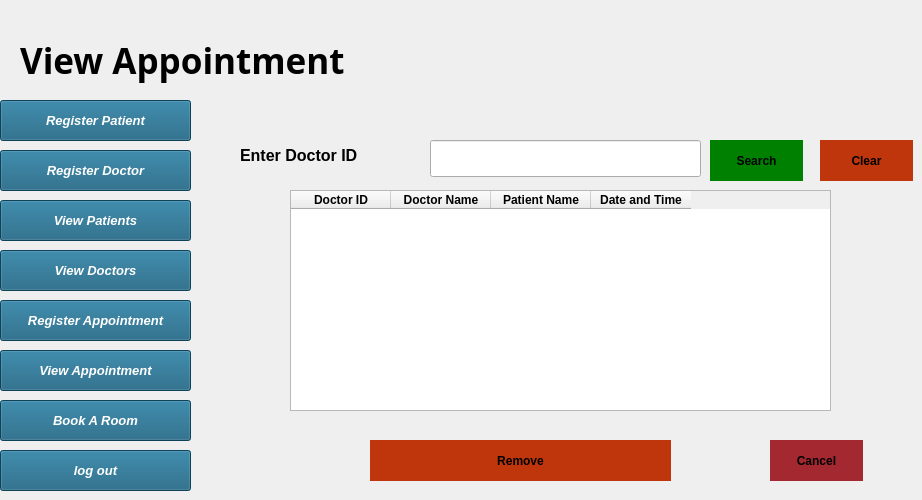
    <widget class="QWidget" name="page_22">
     <widget class="QLabel" name="label_registerdoctor_3">
      <property name="geometry">
       <rect>
        <x>20</x>
        <y>30</y>
        <width>351</width>
        <height>61</height>
       </rect>
      </property>
      <property name="font">
       <font>
        <family>Modern No. 20</family>
        <pointsize>26</pointsize>
        <italic>false</italic>
        <bold>true</bold>
       </font>
      </property>
      <property name="styleSheet">
       <string notr="true"/>
      </property>
      <property name="text">
       <string>View Appointment</string>
      </property>
     </widget>
     <widget class="QPushButton" name="pushButton_search_viewappointment">
      <property name="geometry">
       <rect>
        <x>710</x>
        <y>140</y>
        <width>93</width>
        <height>41</height>
       </rect>
      </property>
      <property name="font">
       <font>
        <pointsize>9</pointsize>
        <italic>false</italic>
        <bold>true</bold>
       </font>
      </property>
      <property name="styleSheet">
       <string notr="true">QPushButton {
    background-color: GREEN;
    color: black;
    border: none;
}

QPushButton:hover {
    background-color: GREEN;
    color: black;
}
</string>
      </property>
      <property name="text">
       <string>Search</string>
      </property>
     </widget>
     <widget class="QLabel" name="label_enterpatientid_viewpatient_3">
      <property name="geometry">
       <rect>
        <x>240</x>
        <y>140</y>
        <width>172</width>
        <height>31</height>
       </rect>
      </property>
      <property name="font">
       <font>
        <pointsize>12</pointsize>
        <italic>false</italic>
        <bold>true</bold>
       </font>
      </property>
      <property name="styleSheet">
       <string notr="true">QLabel {
    color: black;
}
</string>
      </property>
      <property name="text">
       <string>Enter Doctor ID</string>
      </property>
     </widget>
     <widget class="QPushButton" name="pushButton_clear_viewappointment">
      <property name="geometry">
       <rect>
        <x>820</x>
        <y>140</y>
        <width>93</width>
        <height>41</height>
       </rect>
      </property>
      <property name="font">
       <font>
        <pointsize>9</pointsize>
        <italic>false</italic>
        <bold>true</bold>
       </font>
      </property>
      <property name="styleSheet">
       <string notr="true">QPushButton {
    background-color: #BF360C;
    color: black;
    border: none;
}

QPushButton:hover {
    background-color:  #BF360C;
    color: black;
}
</string>
      </property>
      <property name="text">
       <string>Clear</string>
      </property>
     </widget>
     <widget class="QLineEdit" name="lineEdit_enterdoctorid_viewappointment">
      <property name="geometry">
       <rect>
        <x>430</x>
        <y>140</y>
        <width>271</width>
        <height>37</height>
       </rect>
      </property>
      <property name="font">
       <font>
        <pointsize>14</pointsize>
        <italic>false</italic>
        <bold>false</bold>
       </font>
      </property>
      <property name="text">
       <string/>
      </property>
     </widget>
     <widget class="QPushButton" name="pushButton_cancel_viewappointment">
      <property name="geometry">
       <rect>
        <x>770</x>
        <y>440</y>
        <width>93</width>
        <height>41</height>
       </rect>
      </property>
      <property name="font">
       <font>
        <pointsize>9</pointsize>
        <italic>false</italic>
        <bold>true</bold>
       </font>
      </property>
      <property name="styleSheet">
       <string notr="true">QPushButton {
    background-color: #A3282F;
    color: black;
    border: none;
}

QPushButton:hover {
    background-color: #A3282F;
    color: black;
}
</string>
      </property>
      <property name="text">
       <string>Cancel</string>
      </property>
     </widget>
     <widget class="QPushButton" name="pushButton_remove_viewappointment">
      <property name="geometry">
       <rect>
        <x>370</x>
        <y>440</y>
        <width>301</width>
        <height>41</height>
       </rect>
      </property>
      <property name="font">
       <font>
        <pointsize>9</pointsize>
        <italic>false</italic>
        <bold>true</bold>
       </font>
      </property>
      <property name="styleSheet">
       <string notr="true">QPushButton {
    background-color: #BF360C;
    color: black;
    border: none;
}

QPushButton:hover {
    background-color:  #BF360C;
    color: black;
}
</string>
      </property>
      <property name="text">
       <string>Remove</string>
      </property>
     </widget>
     <widget class="QTableWidget" name="tableWidget_appointments">
      <property name="geometry">
       <rect>
        <x>290</x>
        <y>190</y>
        <width>541</width>
        <height>221</height>
       </rect>
      </property>
      <property name="minimumSize">
       <size>
        <width>0</width>
        <height>0</height>
       </size>
      </property>
      <column>
       <property name="text">
        <string>Doctor ID</string>
       </property>
       <property name="font">
        <font>
         <pointsize>9</pointsize>
         <bold>true</bold>
         <kerning>true</kerning>
        </font>
       </property>
      </column>
      <column>
       <property name="text">
        <string>Doctor Name</string>
       </property>
       <property name="font">
        <font>
         <bold>true</bold>
        </font>
       </property>
      </column>
      <column>
       <property name="text">
        <string>Patient Name</string>
       </property>
       <property name="font">
        <font>
         <bold>true</bold>
        </font>
       </property>
      </column>
      <column>
       <property name="text">
        <string>Date and Time</string>
       </property>
       <property name="font">
        <font>
         <bold>true</bold>
        </font>
       </property>
      </column>
     </widget>
     <widget class="QPushButton" name="pushButton_viewappointment_20">
      <property name="geometry">
       <rect>
        <x>0</x>
        <y>350</y>
        <width>191</width>
        <height>41</height>
       </rect>
      </property>
      <property name="font">
       <font>
        <pointsize>10</pointsize>
        <italic>true</italic>
        <bold>true</bold>
       </font>
      </property>
      <property name="styleSheet">
       <string notr="true">QPushButton{
background: #145C7C;
color:white;
}


QPushButton:hover {
    background-color:  #BF360C;
    color: black;
}
</string>
      </property>
      <property name="text">
       <string>View Appointment</string>
      </property>
     </widget>
     <widget class="QPushButton" name="pushButton_registerpatient_24">
      <property name="geometry">
       <rect>
        <x>0</x>
        <y>100</y>
        <width>191</width>
        <height>41</height>
       </rect>
      </property>
      <property name="font">
       <font>
        <pointsize>10</pointsize>
        <italic>true</italic>
        <bold>true</bold>
       </font>
      </property>
      <property name="styleSheet">
       <string notr="true">QPushButton{
background: #145C7C;
color:white;
}


QPushButton:hover {
    background-color:  #BF360C;
    color: black;
}
</string>
      </property>
      <property name="text">
       <string>Register Patient</string>
      </property>
     </widget>
     <widget class="QPushButton" name="pushButton_registerdoctor_24">
      <property name="geometry">
       <rect>
        <x>0</x>
        <y>150</y>
        <width>191</width>
        <height>41</height>
       </rect>
      </property>
      <property name="font">
       <font>
        <pointsize>10</pointsize>
        <italic>true</italic>
        <bold>true</bold>
       </font>
      </property>
      <property name="styleSheet">
       <string notr="true">QPushButton{
background: #145C7C;
color:white;
}


QPushButton:hover {
    background-color:  #BF360C;
    color: black;
}
</string>
      </property>
      <property name="text">
       <string>Register Doctor</string>
      </property>
     </widget>
     <widget class="QPushButton" name="pushButton_bookaroom_20">
      <property name="geometry">
       <rect>
        <x>0</x>
        <y>400</y>
        <width>191</width>
        <height>41</height>
       </rect>
      </property>
      <property name="font">
       <font>
        <pointsize>10</pointsize>
        <italic>true</italic>
        <bold>true</bold>
       </font>
      </property>
      <property name="styleSheet">
       <string notr="true">QPushButton{
background: #145C7C;
color:white;
}


QPushButton:hover {
    background-color:  #BF360C;
    color: black;
}
</string>
      </property>
      <property name="text">
       <string>Book A Room</string>
      </property>
     </widget>
     <widget class="QPushButton" name="pushButton_removepatient_24">
      <property name="geometry">
       <rect>
        <x>0</x>
        <y>200</y>
        <width>191</width>
        <height>41</height>
       </rect>
      </property>
      <property name="font">
       <font>
        <pointsize>10</pointsize>
        <italic>true</italic>
        <bold>true</bold>
       </font>
      </property>
      <property name="styleSheet">
       <string notr="true">QPushButton{
background: #145C7C;
color:white;
}


QPushButton:hover {
    background-color:  #BF360C;
    color: black;
}
</string>
      </property>
      <property name="text">
       <string>View Patients</string>
      </property>
     </widget>
     <widget class="QPushButton" name="pushButton_bookappointment_24">
      <property name="geometry">
       <rect>
        <x>0</x>
        <y>300</y>
        <width>191</width>
        <height>41</height>
       </rect>
      </property>
      <property name="font">
       <font>
        <pointsize>10</pointsize>
        <italic>true</italic>
        <bold>true</bold>
       </font>
      </property>
      <property name="styleSheet">
       <string notr="true">QPushButton{
background: #145C7C;
color:white;
}


QPushButton:hover {
    background-color:  #BF360C;
    color: black;
}
</string>
      </property>
      <property name="text">
       <string>Register Appointment</string>
      </property>
     </widget>
     <widget class="QPushButton" name="pushbutton_logout_22">
      <property name="geometry">
       <rect>
        <x>0</x>
        <y>450</y>
        <width>191</width>
        <height>41</height>
       </rect>
      </property>
      <property name="font">
       <font>
        <pointsize>10</pointsize>
        <italic>true</italic>
        <bold>true</bold>
       </font>
      </property>
      <property name="styleSheet">
       <string notr="true">QPushButton{
background: #145C7C;
color:white;
}


QPushButton:hover {
    background-color:  #BF360C;
    color: black;
}
</string>
      </property>
      <property name="text">
       <string>log out</string>
      </property>
     </widget>
     <widget class="QPushButton" name="pushButton_removedoctor_24">
      <property name="geometry">
       <rect>
        <x>0</x>
        <y>250</y>
        <width>191</width>
        <height>41</height>
       </rect>
      </property>
      <property name="font">
       <font>
        <pointsize>10</pointsize>
        <italic>true</italic>
        <bold>true</bold>
       </font>
      </property>
      <property name="styleSheet">
       <string notr="true">QPushButton{
background: #145C7C;
color:white;
}


QPushButton:hover {
    background-color:  #BF360C;
    color: black;
}
</string>
      </property>
      <property name="text">
       <string>View Doctors</string>
      </property>
     </widget>
    </widget>
